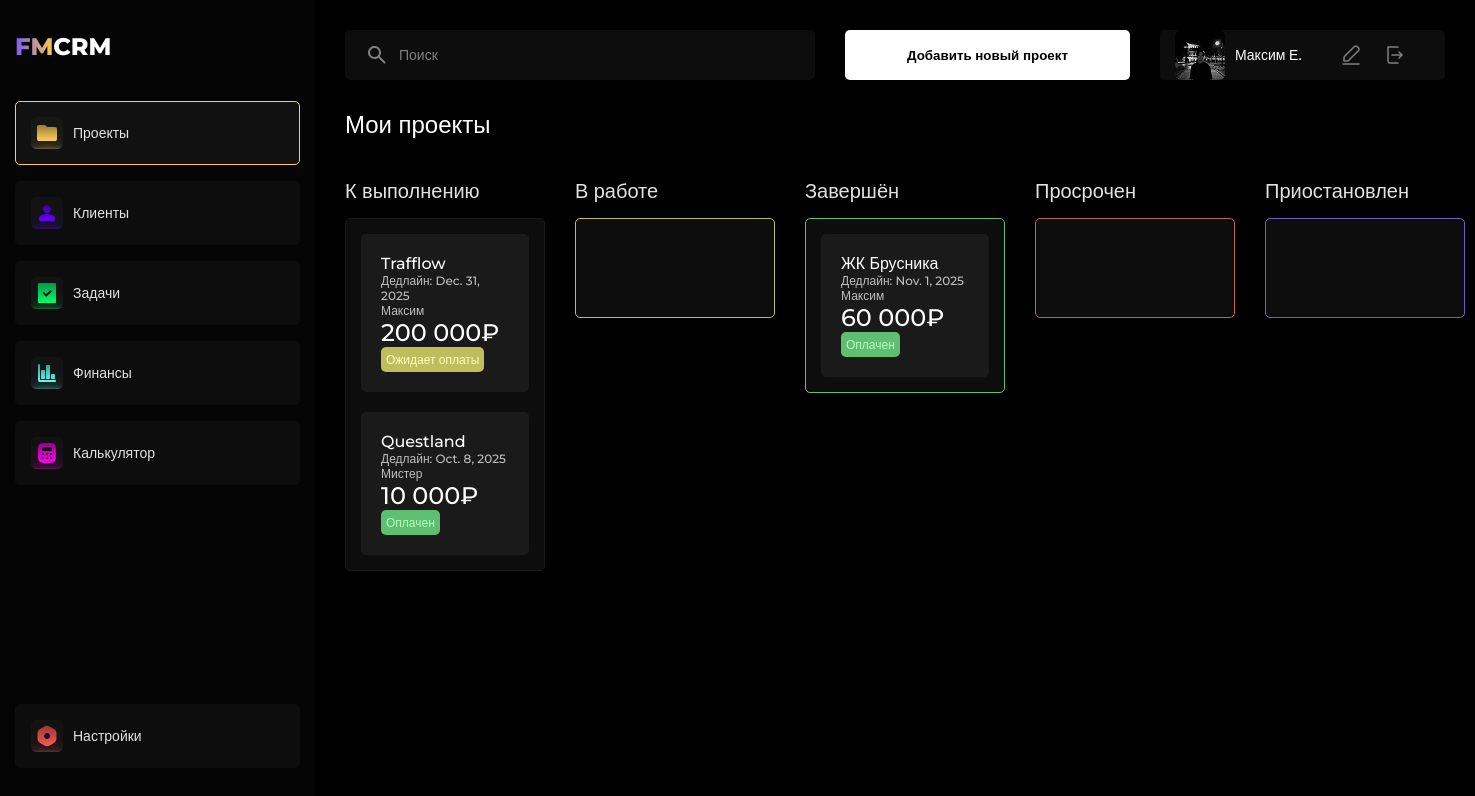
Before: / with the older database file.
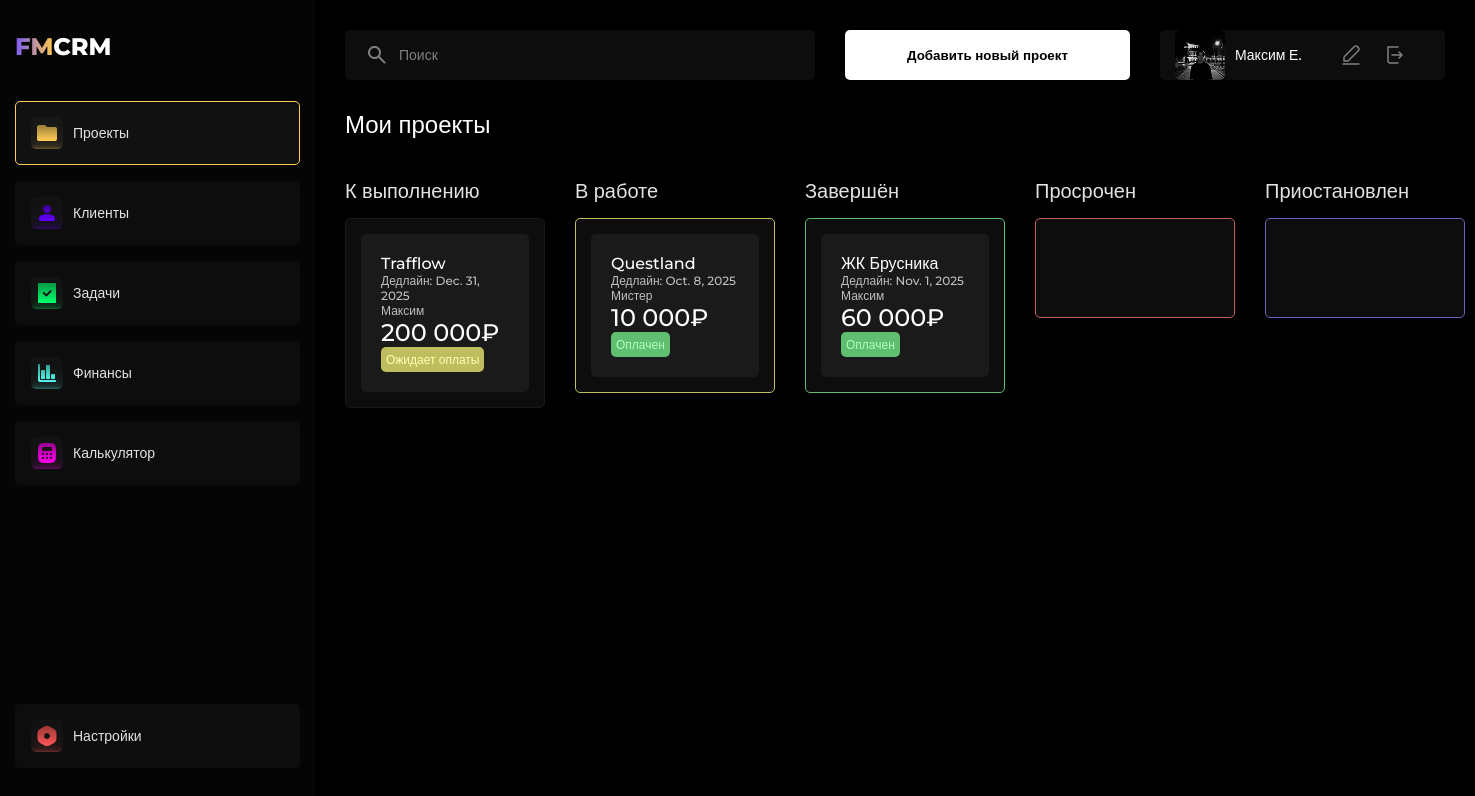
After: the same page with the newer database file.
### crm/models.py (models this page shows, shortened)
class Project(models.Model):
    STATUS_CHOICES = (
        ('planned', 'К выполнению'),
        ('inwork', 'В работе'),
        ('done', 'Завершён'),
        ('overdue', 'Просрочен'),
        ('paused', 'Приостановлен'),
    )
    PAYMENT_CHOICES = (
        ('paid', 'Оплачен'),
        ('not-paid', 'Не оплачен'),
        ('pending', 'Ожидает оплаты'),
    )
    title = models.CharField(max_length=200, verbose_name="Название проекта")
    client = models.ForeignKey(
        Client,
        on_delete=models.SET_NULL,
        null=True,
        blank=True,
        related_name='projects',
        verbose_name="Клиент"
    )
    description = models.TextField(blank=True, null=True, verbose_name="Описание проекта")
    status = models.CharField(max_length=20, choices=STATUS_CHOICES, default='planned', verbose_name="Статус")
    budget = models.DecimalField(max_digits=10, decimal_places=2, null=True, blank=True, verbose_name="Бюджет")
    start_date = models.DateField(null=True, blank=True, verbose_name="Дата начала")
    end_date = models.DateField(null=True, blank=True, verbose_name="Дата завершения")
    payment_status = models.CharField(max_length=20, choices=PAYMENT_CHOICES, default='not-paid', verbose_name="Оплата")
    order = models.PositiveIntegerField(default=0, verbose_name="Позиция")
    def get_payment_status_display(self):
        return dict(self.PAYMENT_CHOICES).get(self.payment_status, '—')
    class Meta:
        ordering = ['status', 'order', 'id']

class Client(models.Model):
    name = models.CharField(max_length=200, verbose_name="Имя/Компания")
    contact_person = models.CharField(max_length=200, blank=True, null=True, verbose_name="Контактное лицо")
    email = models.EmailField(blank=True, null=True, verbose_name="Email")
    phone = models.CharField(max_length=20, blank=True, null=True, verbose_name="Телефон")
    telegram = models.CharField(max_length=100, blank=True, null=True, verbose_name="Telegram")
    is_vip = models.BooleanField(default=False, verbose_name="VIP статус")
    created_at = models.DateTimeField(auto_now_add=True, verbose_name="Дата добавления")
    class Meta:
        verbose_name = "Клиент"
        verbose_name_plural = "Клиенты"
        ordering = ['name']

### crm/views.py (the view)
# urls.py: path('', views.projects, name='projects'),
def projects(request):
    planned = Project.objects.filter(status='planned').order_by('order', 'id')
    inwork  = Project.objects.filter(status='inwork').order_by('order', 'id')
    done    = Project.objects.filter(status='done').order_by('order', 'id')
    overdue = Project.objects.filter(status='overdue').order_by('order', 'id')
    paused  = Project.objects.filter(status='paused').order_by('order', 'id')
    return render(request, 'projects.html', {
        'planned': planned,
        'inwork': inwork,
        'done': done,
        'overdue': overdue,
        'paused': paused,
    })

### crm/templatetags/format_currency.py (called while the page is built)
@register.filter
def format_currency(value):
    try:
        value = int(float(value))
        formatted = f"{value:,}".replace(",", " ") + "₽"
        return formatted
    except (ValueError, TypeError):
        return "—"

### templates/projects.html (shortened to what this page needs)
{% extends 'base.html' %}
{% load static format_currency %}
{% block content %}
<div class="topbar">
    <div class="search-bar">
        <img src="{% static 'icons/search.svg' %}" alt="Поиск" class="icon">
        <input type="text" placeholder="Поиск">
    </div>
    <button class="add-project-btn">Добавить новый проект</button>
    <div class="profile-bar">
        <img src="{% static 'icons/avatar.png' %}" alt="Аватар" class="avatar">
        <span class="username" title="Имя пользователя">Максим Е.</span>
        <div class="profile-actions">
            <img src="{% static 'icons/edit.svg' %}" alt="Редактировать" class="icon-btn">
            <img src="{% static 'icons/logout.svg' %}" alt="Выход" class="icon-btn">
        </div>
    </div>
</div>
<h1>Мои проекты</h1>
<div class="kanban-board">
    <div class="kanban-column" data-status="planned">
        <div class="kanban-column-header"><h2>К выполнению</h2></div>
        <div class="kanban-cards">
            {% for project in planned %}
                <div class="project-card"
                     draggable="true"
                     data-project-id="{{ project.id }}">
                    <div class="title">{{ project.title }}</div>
                    <div class="deadline">Дедлайн: {{ project.end_date|default:"—" }}</div>
                    <div class="client">{{ project.client.name|default:"Нет клиента" }}</div>
                    <div class="cost">{{ project.budget|format_currency|default:"—" }}</div>
                    <div class="payment-status {{ project.payment_status|default:'not-paid' }}">
                        {{ project.get_payment_status_display|default:"Не оплачен" }}
                    </div>
                </div>
            {% endfor %}
        </div>
    </div>
    <div class="kanban-column" data-status="inwork">
        <div class="kanban-column-header"><h2>В работе</h2></div>
        <div class="kanban-cards">
            {% for project in inwork %}
                <div class="project-card"
                     draggable="true"
                     data-project-id="{{ project.id }}">
                    <div class="title">{{ project.title }}</div>
                    <div class="deadline">Дедлайн: {{ project.end_date|default:"—" }}</div>
                    <div class="client">{{ project.client.name|default:"Нет клиента" }}</div>
                    <div class="cost">{{ project.budget|format_currency|default:"—" }}</div>
                    <div class="payment-status {{ project.payment_status|default:'not-paid' }}">
                        {{ project.get_payment_status_display|default:"Не оплачен" }}
                    </div>
                </div>
            {% endfor %}
        </div>
    </div>
    <div class="kanban-column" data-status="done">
        <div class="kanban-column-header"><h2>Завершён</h2></div>
        <div class="kanban-cards">
            {% for project in done %}
                <div class="project-card"
                     draggable="true"
                     data-project-id="{{ project.id }}">
                    <div class="title">{{ project.title }}</div>
                    <div class="deadline">Дедлайн: {{ project.end_date|default:"—" }}</div>
                    <div class="client">{{ project.client.name|default:"Нет клиента" }}</div>
                    <div class="cost">{{ project.budget|format_currency|default:"—" }}</div>
                    <div class="payment-status {{ project.payment_status|default:'not-paid' }}">
                        {{ project.get_payment_status_display|default:"Не оплачен" }}
                    </div>
                </div>
            {% endfor %}
        </div>
    </div>
    <div class="kanban-column" data-status="overdue">
        <div class="kanban-column-header"><h2>Просрочен</h2></div>
        <div class="kanban-cards">
        </div>
    </div>
    <div class="kanban-column" data-status="paused">
        <div class="kanban-column-header"><h2>Приостановлен</h2></div>
        <div class="kanban-cards">
        </div>
    </div>
</div>
{% endblock %}

Changed rows visible on the page:
changed Project "Questland": moves from the list under "К выполнению" to the list under "В работе"
